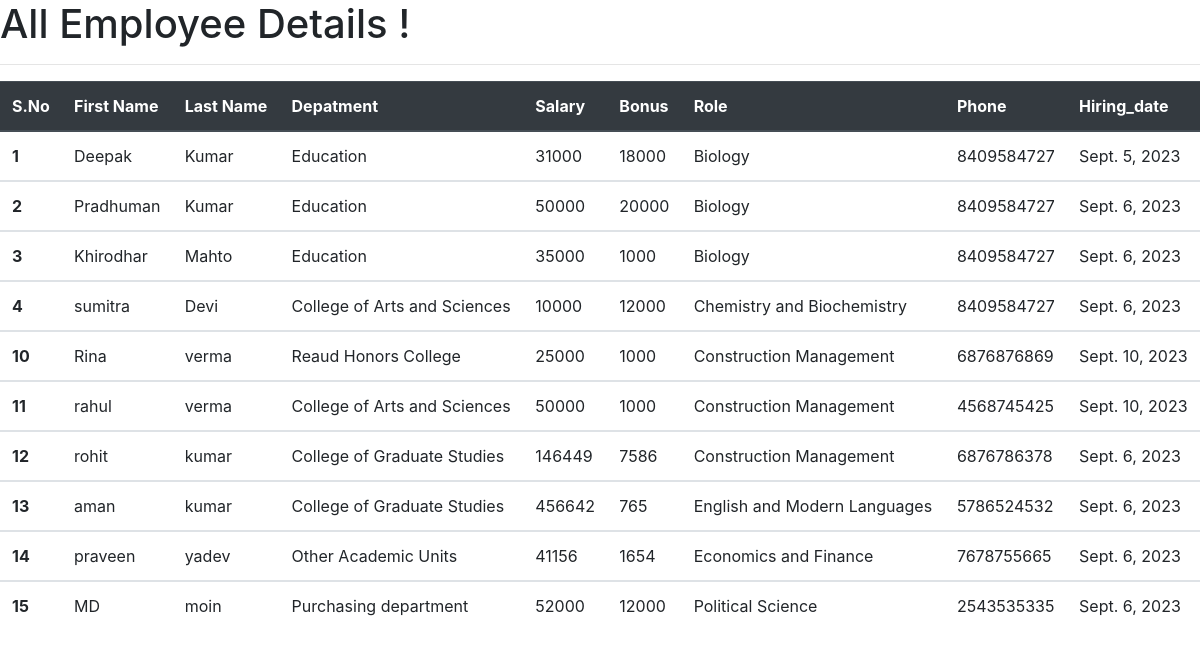
Page /all_emp/ on the committed database.
### Employee_app/models.py (models this page shows)
class Employee(models.Model):
    First_name = models.CharField(max_length=100,null=False)
    Last_name = models.CharField(max_length=100)
    Department = models.ForeignKey(Department, on_delete=models.CASCADE)    # defined upper class is inherited here (inherited class must be in upper section )
    Salary = models.IntegerField(default=0)
    Bonus = models.IntegerField(default=0)
    Role = models.ForeignKey(Role,on_delete=models.CASCADE)
    Phone = models.IntegerField(default=0)
    Hiring_date = models.DateField()

class Department(models.Model):
    Department_Name = models.CharField(max_length=100,null=False)
    def __str__(self):                                                      # for display in admin page
        return self.Department_Name                                          # for single display

class Role(models.Model):
    Role_Name = models.CharField(max_length=200,null=False)
    def __str__(self):
        return self.Role_Name

### Employee_app/views.py (the view)
# urls.py: path('all_emp/', views.all_emp, name='all_emp'),
def all_emp(request):
    all = Employee.objects.all()
    data = {"all":all}
    return render(request,'all_emp.html',data)

### Employee_app/templates/all_emp.html (shortened to what this page needs)
<!doctype html>
<html lang="en">
    <head>
        <link rel="stylesheet" href="https://cdn.jsdelivr.net/npm/bootstrap@4.4.1/dist/css/bootstrap.min.css"
>
    </head>
    <body>
        <h1>All Employee Details !</h1>
        <hr>
        <div>
            <table class="table">
                <thead class="thead-dark">
                    <tr>
                        <th scope="col">S.No</th>
                        <th scope="col">First Name</th>
                        <th scope="col">Last Name</th>
                        <th scope="col">Depatment</th>
                        <th scope="col">Salary</th>
                        <th scope="col">Bonus</th>
                        <th scope="col">Role</th>
                        <th scope="col">Phone</th>
                        <th scope="col">Hiring_date</th>
                    </tr>
                </thead>
                {% for i in all %}
                <tbody>
                    <tr>
                      <th scope="row">{{i.id}}</th>
                      <td>{{i.First_name}}</td>
                      <td>{{i.Last_name}}</td>
                      <td>{{i.Department}}</td>
                      <td>{{i.Salary}}</td>
                      <td>{{i.Bonus}}</td>
                      <td>{{i.Role}}</td>
                      <td>{{i.Phone}}</td>
                      <td>{{i.Hiring_date}}</td>
                    </tr>
                </tbody>
                {% endfor %}
            </table>
        </div>
    </body>
</html>

### rows in the picture
Employee: id "1", First_name "Deepak", Last_name "Kumar", Department "Education", Salary "31000", Bonus "18000", Role "Biology", Phone "8409584727", Hiring_date "Sept. 5, 2023"
Employee: id "2", First_name "Pradhuman", Last_name "Kumar", Department "Education", Salary "50000", Bonus "20000", Role "Biology", Phone "8409584727", Hiring_date "Sept. 6, 2023"
Employee: id "3", First_name "Khirodhar", Last_name "Mahto", Department "Education", Salary "35000", Bonus "1000", Role "Biology", Phone "8409584727", Hiring_date "Sept. 6, 2023"
Employee: id "4", First_name "sumitra", Last_name "Devi", Department "College of Arts and Sciences", Salary "10000", Bonus "12000", Role "Chemistry and Biochemistry", Phone "8409584727", Hiring_date "Sept. 6, 2023"
Employee: id "10", First_name "Rina", Last_name "verma", Department "Reaud Honors College", Salary "25000", Bonus "1000", Role "Construction Management", Phone "6876876869", Hiring_date "Sept. 10, 2023"
Employee: id "11", First_name "rahul", Last_name "verma", Department "College of Arts and Sciences", Salary "50000", Bonus "1000", Role "Construction Management", Phone "4568745425", Hiring_date "Sept. 10, 2023"
Employee: id "12", First_name "rohit", Last_name "kumar", Department "College of Graduate Studies", Salary "146449", Bonus "7586", Role "Construction Management", Phone "6876786378", Hiring_date "Sept. 6, 2023"
Employee: id "13", First_name "aman", Last_name "kumar", Department "College of Graduate Studies", Salary "456642", Bonus "765", Role "English and Modern Languages", Phone "5786524532", Hiring_date "Sept. 6, 2023"
Employee: id "14", First_name "praveen", Last_name "yadev", Department "Other Academic Units", Salary "41156", Bonus "1654", Role "Economics and Finance", Phone "7678755665", Hiring_date "Sept. 6, 2023"
Employee: id "15", First_name "MD", Last_name "moin", Department "Purchasing department", Salary "52000", Bonus "12000", Role "Political Science", Phone "2543535335", Hiring_date "Sept. 6, 2023"
